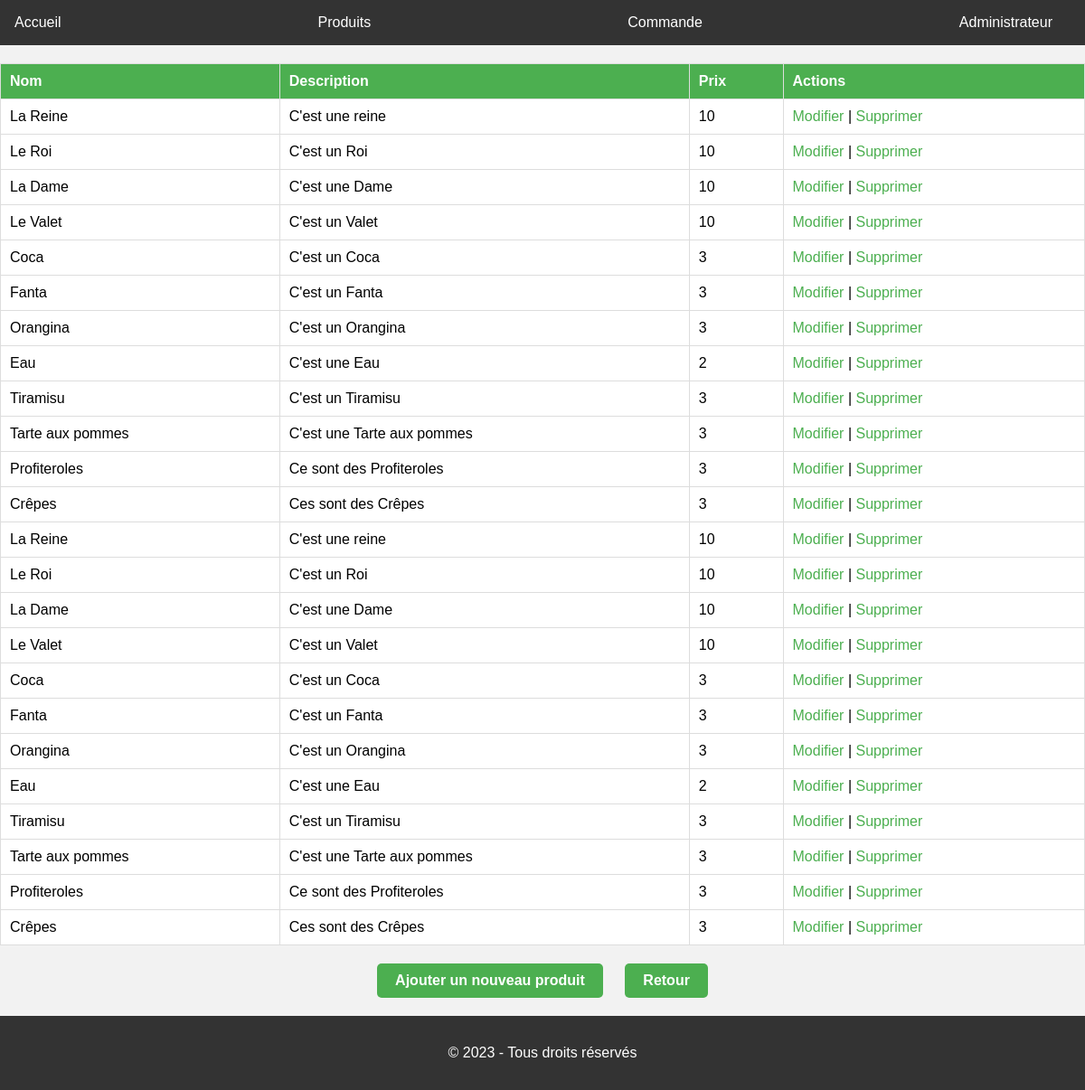
The app's page /admin/produits.php with its own data.
### tables this page shows
CREATE TABLE IF NOT EXISTS `produits` (
  `id` int NOT NULL AUTO_INCREMENT,
  `nom` varchar(255) NOT NULL,
  `description` varchar(255) NOT NULL,
  `prix` int NOT NULL,
  `id_catg` int NOT NULL,
  PRIMARY KEY (`id`)
);

### admin/produits.php (the view, shortened to what this page needs)
<header>
        <nav>
            <ul>
                <li><a href="#">Accueil</a></li>
                <li><a href="produits.php">Produits</a></li>
                <li><a href="commande.php">Commande</a></li>
                <li><a href="administrateur.php">Administrateur</a></li>
            </ul>
        </nav>
    </header>
<?php
$servername = "localhost";
$username = "root";
$password = "";
$dbname = "stromboli";
$conn = new mysqli($servername, $username, $password, $dbname);
$sql = "SELECT * FROM produits";
$result = $conn->query($sql);
if ($result->num_rows > 0) {
    echo "<table>";
    echo "<tr><th>Nom</th><th>Description</th><th>Prix</th><th>Actions</th></tr>";
    while($row = $result->fetch_assoc()) {
        echo "<tr>";
        echo "<td>" . $row["nom"] . "</td>";
        echo "<td>" . $row["description"] . "</td>";
        echo "<td>" . $row["prix"] . "</td>";
        echo "<td><a href='modifier_produits.php?id=" . $row["id"] . "'>Modifier</a> | <a href='supprimer_produits.php?id=" . $row["id"] . "'>Supprimer</a></td>";    }
    echo "</table>";
} else {
    echo "Aucun produit trouvé";
}
?>
<div class="boutons">
<a href="ajouter_produits.php">
    <button class="btn-retour">Ajouter un nouveau produit</button>
</a>
<a href="admin_interface.php"><button>Retour</button></a>
</div>
<footer>
        <p>&copy; 2023 - Tous droits réservés</p>
    </footer>

### admin/produits.php (style rules this page uses)
header { background-color: #333; color: #fff; padding: 1em; text-align: center; margin-bottom: 20px; }
nav ul { list-style: none; margin: 0; padding: 0; display: flex; justify-content: space-between; }
nav li { margin-right: 20px; }
nav a { color: #fff; text-decoration: none; }
table { border-collapse: collapse; width: 100%; margin-bottom: 20px; }
th, td { border: 1px solid #ddd; padding: 10px; text-align: left; }
th { background-color: #4CAF50; color: #ffffff; }
td { background-color: #ffffff; }
button, .btn-retour { background-color: #4CAF50; color: #ffffff; padding: 10px 20px; border: none; border-radius: 5px; cursor: pointer; font-size: 16px; font-weight: bold; margin: 0 10px; display: inline-block; }
a { text-decoration: none; color: #4CAF50; }
footer { background-color: #333; color: #fff; padding: 1em; text-align: center; margin-top: 20px; clear: both; }
.boutons { text-align: center; margin: 20px 0; }
.boutons button, .boutons .btn-retour { margin: 0 10px; }

### records on screen
produits: nom "La Reine", description "C'est une reine", prix "10"
produits: nom "Le Roi", description "C'est un Roi", prix "10"
produits: nom "La Dame", description "C'est une Dame", prix "10"
produits: nom "Le Valet", description "C'est un Valet", prix "10"
produits: nom "Coca", description "C'est un Coca", prix "3"
produits: nom "Fanta", description "C'est un Fanta", prix "3"
produits: nom "Orangina", description "C'est un Orangina", prix "3"
produits: nom "Eau", description "C'est une Eau", prix "2"
produits: nom "Tiramisu", description "C'est un Tiramisu", prix "3"
produits: nom "Tarte aux pommes", description "C'est une Tarte aux pommes", prix "3"
produits: nom "Profiteroles", description "Ce sont des Profiteroles", prix "3"
produits: nom "Crêpes", description "Ces sont des Crêpes", prix "3"
produits: nom "La Reine", description "C'est une reine", prix "10"
produits: nom "Le Roi", description "C'est un Roi", prix "10"
produits: nom "La Dame", description "C'est une Dame", prix "10"
produits: nom "Le Valet", description "C'est un Valet", prix "10"
produits: nom "Coca", description "C'est un Coca", prix "3"
produits: nom "Fanta", description "C'est un Fanta", prix "3"
produits: nom "Orangina", description "C'est un Orangina", prix "3"
produits: nom "Eau", description "C'est une Eau", prix "2"
produits: nom "Tiramisu", description "C'est un Tiramisu", prix "3"
produits: nom "Tarte aux pommes", description "C'est une Tarte aux pommes", prix "3"
produits: nom "Profiteroles", description "Ce sont des Profiteroles", prix "3"
produits: nom "Crêpes", description "Ces sont des Crêpes", prix "3"
